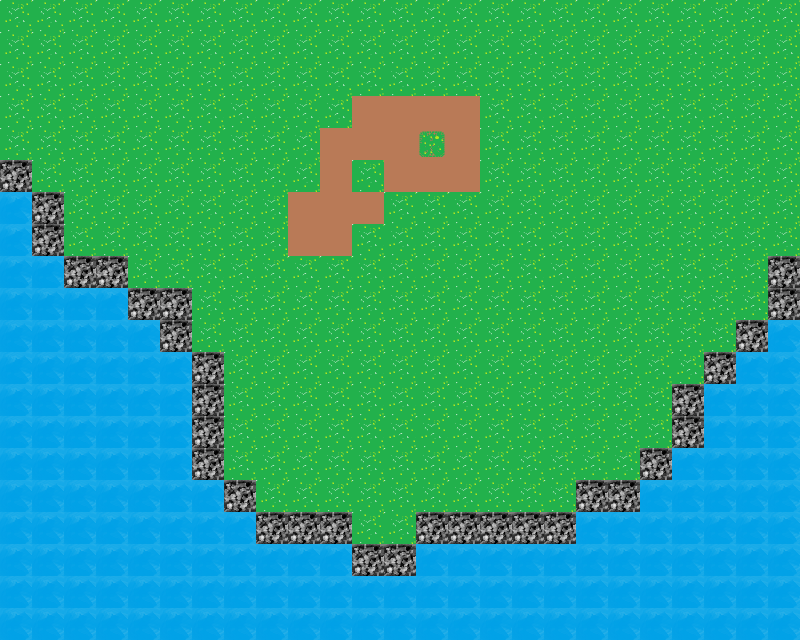

Rendered tile map (Tiled .tmx) drawn with the repository's tilesets; below, a short description and the full map source, tile grids included:
An orthogonal 25x20 tile map with 32x32 px tiles, 1 tile layer (Tile Layer 1).

<map version="1.0" orientation="orthogonal" renderorder="right-down" width="25" height="20" tilewidth="32" tileheight="32" nextobjectid="1">
 <tileset firstgid="1" name="Tiles" tilewidth="32" tileheight="32" tilecount="16" columns="4">
  <image source="Tiles.png" width="128" height="128" />
 </tileset>
 <layer name="Tile Layer 1" width="25" height="20">
  <data encoding="csv">
5,5,5,5,5,5,5,5,5,5,5,5,5,5,5,5,5,5,5,5,5,5,5,5,5,
5,5,5,5,5,5,5,5,5,5,5,5,5,5,5,5,5,5,5,5,5,5,5,5,5,
5,5,5,5,5,5,5,5,5,5,5,5,5,5,5,5,5,5,5,5,5,5,5,5,5,
5,5,5,5,5,5,5,5,5,5,5,3,3,3,3,5,5,5,5,5,5,5,5,5,5,
5,5,5,5,5,5,5,5,5,5,3,3,3,1,3,5,5,5,5,5,5,5,5,5,5,
2,5,5,5,5,5,5,5,5,5,3,5,3,3,3,5,5,5,5,5,5,5,5,5,5,
6,2,5,5,5,5,5,5,5,3,3,3,5,5,5,5,5,5,5,5,5,5,5,5,5,
6,2,5,5,5,5,5,5,5,3,3,5,5,5,5,5,5,5,5,5,5,5,5,5,5,
6,6,2,2,5,5,5,5,5,5,5,5,5,5,5,5,5,5,5,5,5,5,5,5,2,
6,6,6,6,2,2,5,5,5,5,5,5,5,5,5,5,5,5,5,5,5,5,5,5,2,
6,6,6,6,6,2,5,5,5,5,5,5,5,5,5,5,5,5,5,5,5,5,5,2,6,
6,6,6,6,6,6,2,5,5,5,5,5,5,5,5,5,5,5,5,5,5,5,2,6,6,
6,6,6,6,6,6,2,5,5,5,5,5,5,5,5,5,5,5,5,5,5,2,6,6,6,
6,6,6,6,6,6,2,5,5,5,5,5,5,5,5,5,5,5,5,5,5,2,6,6,6,
6,6,6,6,6,6,2,5,5,5,5,5,5,5,5,5,5,5,5,5,2,6,6,6,6,
6,6,6,6,6,6,6,2,5,5,5,5,5,5,5,5,5,5,2,2,6,6,6,6,6,
6,6,6,6,6,6,6,6,2,2,2,5,5,2,2,2,2,2,6,6,6,6,6,6,6,
6,6,6,6,6,6,6,6,6,6,6,2,2,6,6,6,6,6,6,6,6,6,6,6,6,
6,6,6,6,6,6,6,6,6,6,6,6,6,6,6,6,6,6,6,6,6,6,6,6,6,
6,6,6,6,6,6,6,6,6,6,6,6,6,6,6,6,6,6,6,6,6,6,6,6,6
</data>
 </layer>
</map>